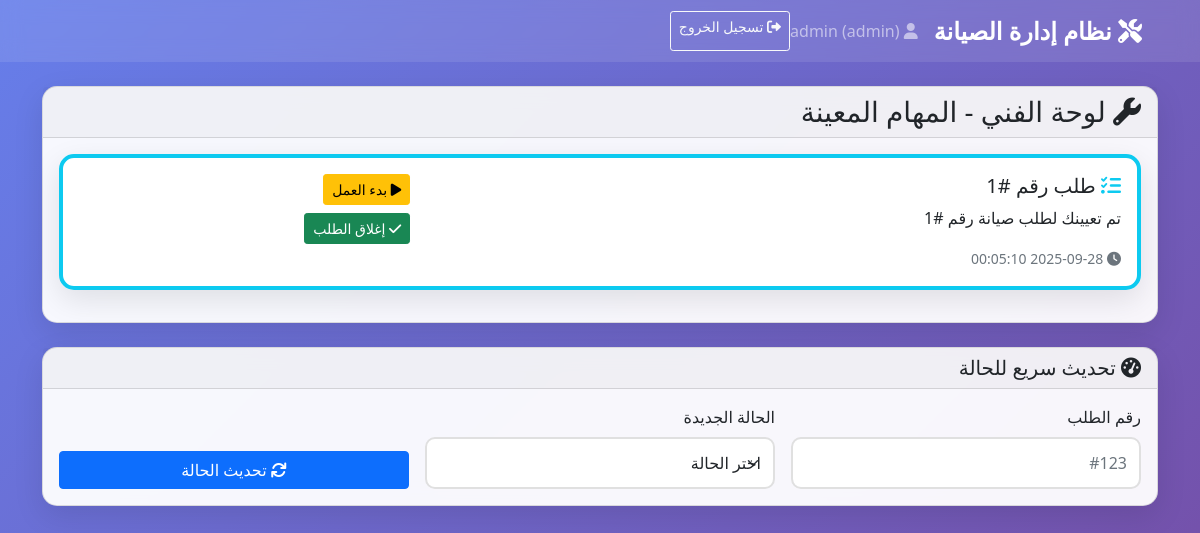
Screenshot of /technician (signed in) with the database file from the repository.
### tables this page shows
CREATE TABLE Notifications (
                notification_id INTEGER PRIMARY KEY AUTOINCREMENT,
                request_id INTEGER NOT NULL,
                recipient_type TEXT NOT NULL,
                recipient_id INTEGER,
                message TEXT NOT NULL,
                created_at TEXT NOT NULL,
                is_read BOOLEAN NOT NULL DEFAULT 0,
                FOREIGN KEY (request_id) REFERENCES MaintenanceRequests(request_id)
            );

### web_app.py (the view)
@app.route('/technician')
def technician_dashboard():
    if 'user_role' not in session or session['user_role'] not in ['technician', 'admin']:
        flash('غير مصرح لك بالوصول إلى هذه الصفحة', 'error')
        return redirect(url_for('index'))
    technician_id = session.get('technician_id')
    notifications = get_notifications("technician", technician_id)
    return render_template('technician.html', notifications=notifications)

### web_app.py (called while the page is built)
def execute_query(query, params=(), fetch=False, many=False):
    conn = sqlite3.connect(DB_PATH)
    cursor = conn.cursor()
    try:
        if many:
            cursor.executemany(query, params)
        else:
            cursor.execute(query, params)
        conn.commit()
        if fetch:
            return cursor.fetchall()
        return cursor.lastrowid
    except sqlite3.Error as e:
        print("DB error:", e)
        return None
    finally:
        conn.close()

def get_notifications(recipient_type, recipient_id=None):
    if recipient_type == "technician" and recipient_id is not None:
        return execute_query("SELECT * FROM Notifications WHERE recipient_type = ? AND recipient_id = ? AND is_read = 0", (recipient_type, recipient_id), fetch=True) or []
    return execute_query("SELECT * FROM Notifications WHERE recipient_type = ? AND is_read = 0", (recipient_type,), fetch=True) or []

### templates/technician.html (shortened to what this page needs)
{% extends "base.html" %}
{% block content %}
<div class="card">
    <div class="card-header">
        <h3 class="card-title mb-0">
            <i class="fas fa-wrench"></i> لوحة الفني - المهام المعينة
        </h3>
    </div>
    <div class="card-body">
        {% if notifications %}
        {% for notification in notifications %}
        <div class="card mb-3 border-start border-info border-4">
            <div class="card-body">
                <div class="row">
                    <div class="col-md-8">
                        <h5 class="card-title">
                            <i class="fas fa-tasks text-info"></i>
                            طلب رقم #{{ notification[1] }}
                        </h5>
                        <p class="card-text">{{ notification[4] }}</p>
                        <small class="text-muted">
                            <i class="fas fa-clock"></i> {{ notification[5] }}
                        </small>
                    </div>
                    <div class="col-md-4 text-end">
                        <div class="btn-group-vertical" role="group">
                            <form method="POST" action="{{ url_for('update_status') }}" class="d-inline">
                                <button type="submit" class="btn btn-warning btn-sm mb-2">
                                    <i class="fas fa-play"></i> بدء العمل
                                </button>
                            </form>
                            <form method="POST" action="{{ url_for('update_status') }}" class="d-inline">
                                <button type="submit" class="btn btn-success btn-sm">
                                    <i class="fas fa-check"></i> إغلاق الطلب
                                </button>
                            </form>
                        </div>
                    </div>
                </div>
            </div>
        </div>
        {% endfor %}
        {% else %}
        <div class="text-center py-5">
            <i class="fas fa-clipboard-check fa-3x text-muted mb-3"></i>
            <h4 class="text-muted">لا توجد مهام جديدة</h4>
            <p class="text-muted">لم يتم تعيين أي مهام صيانة لك حالياً.</p>
        </div>
        {% endif %}
    </div>
</div>
<div class="card mt-4">
    <div class="card-header">
        <h5 class="card-title mb-0">
            <i class="fas fa-tachometer-alt"></i> تحديث سريع للحالة
        </h5>
    </div>
    <div class="card-body">
        <form method="POST" action="{{ url_for('update_status') }}" class="row g-3">
            <div class="col-md-4">
                <label for="request_id" class="form-label">رقم الطلب</label>
                <input type="number" class="form-control" id="request_id" name="request_id" placeholder="#123" required>
            </div>
            <div class="col-md-4">
                <label for="status" class="form-label">الحالة الجديدة</label>
                <select class="form-select" id="status" name="status" required>
                    <option value="">اختر الحالة</option>
                </select>
            </div>
            <div class="col-md-4 d-flex align-items-end">
                <button type="submit" class="btn btn-primary w-100">
                    <i class="fas fa-sync"></i> تحديث الحالة
                </button>
            </div>
        </form>
    </div>
</div>
{% endblock %}

### templates/base.html (style rules this page uses)
body { font-family: 'Segoe UI', Tahoma, Geneva, Verdana, sans-serif; background: linear-gradient(135deg, #667eea 0%, #764ba2 100%); min-height: 100vh; direction: rtl; }
.card { border-radius: 15px; box-shadow: 0 10px 30px rgba(0,0,0,0.1); backdrop-filter: blur(10px); background: rgba(255, 255, 255, 0.95); }
.form-control, .form-select { border-radius: 10px; border: 2px solid #e0e0e0; padding: 12px; }

### rows the page displays
Notifications: request "1", message "تم تعيينك لطلب صيانة رقم #1", created_at "2025-09-28 00:05:10"

### other values shown
{{ session.username }} "admin"
{{ session.user_role }} "admin"
